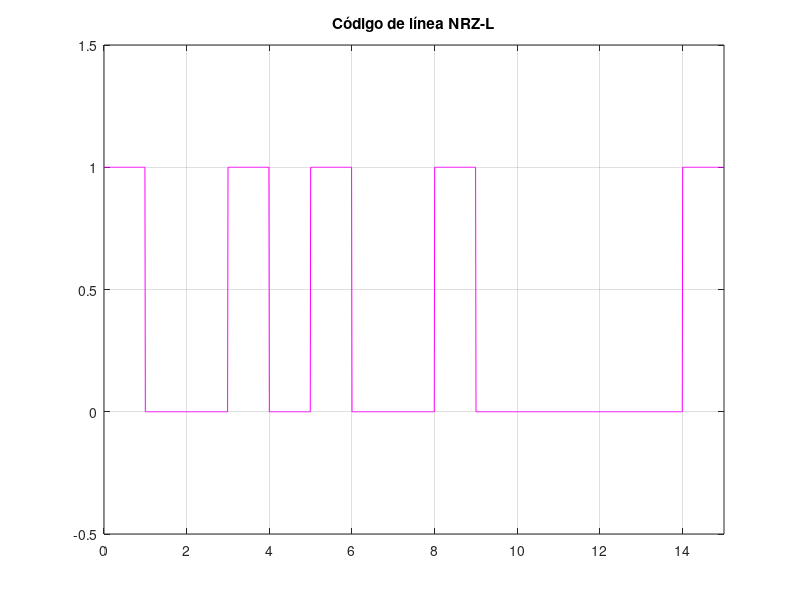
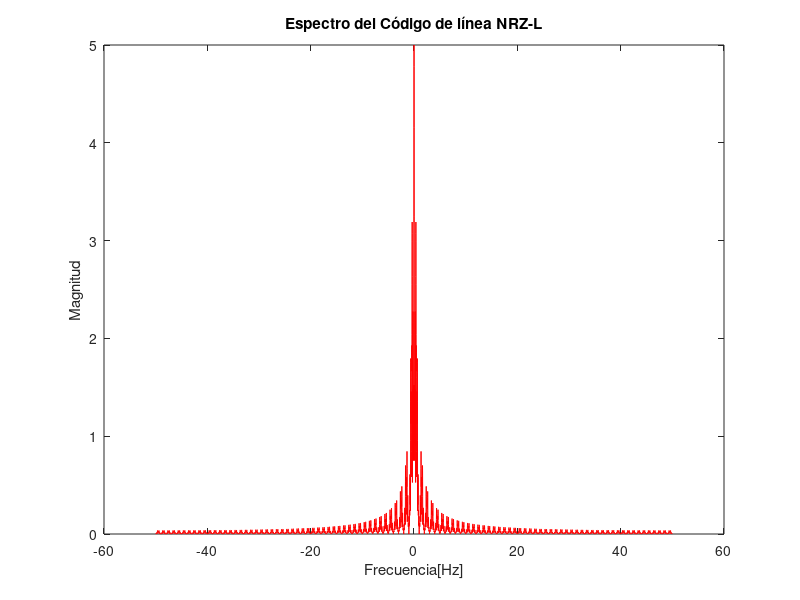

These charts were generated, in order, by the following MATLAB code:
clear all
close all
%100 muestras en Tb=1s
ts=1/100;
Tb=1;
fs=1/ts;

s1NRZ=ones(1,100);
s2NRZ=zeros(1,100);

%bits=[1 1 0 0 0 1 1 1 0 1 0 1];
bits=randi([0,1],1, 15)
N=length(bits);
codigo=[];

for n=1:N
    if bits(n)==1
        codigo = [codigo s1NRZ];
    else
        codigo = [codigo s2NRZ];
    end
end
t=0:ts:N*Tb-ts;
figure(1)
plot(t,codigo, 'm', LineWidth=3);
title('Código de línea NRZ-L');
axis([0 N*Tb -0.5 1.5]);
grid

COD=fftshift(fft(codigo, 10000))*ts;
w=linspace(-fs/2, fs/2, length(COD))*2*pi;
figure(2)
plot(w/(2*pi),abs(COD), 'r');
title('Espectro del Código de línea NRZ-L');
xlabel('Frecuencia[Hz]');
ylabel('Magnitud');




